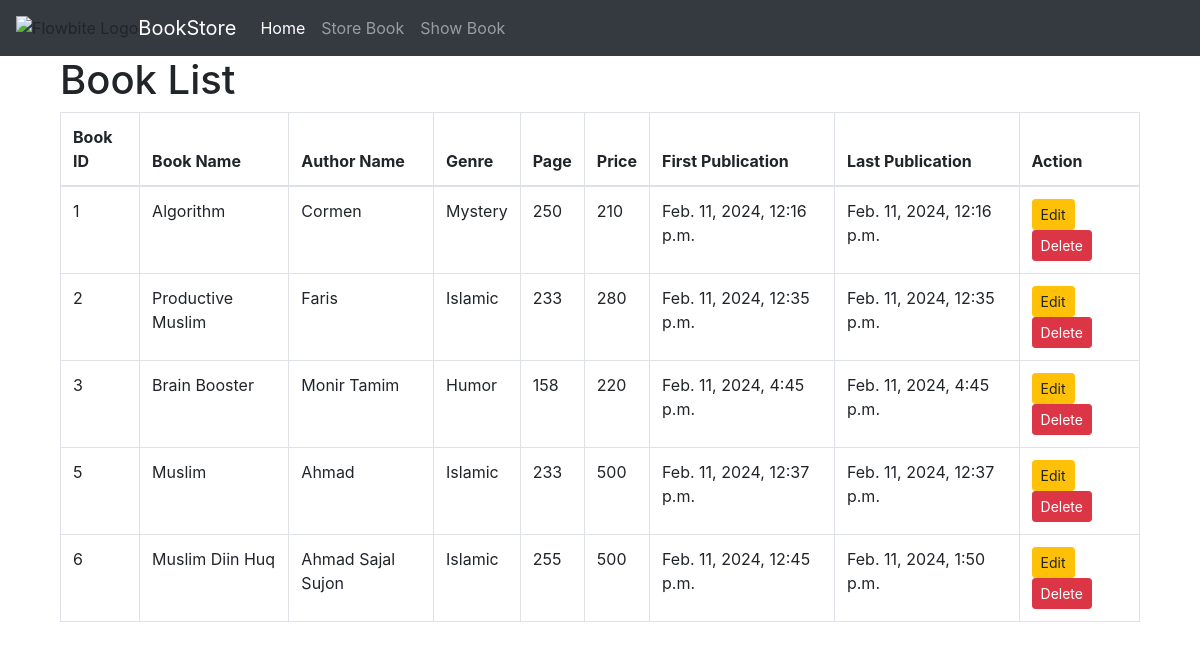
/show_books/, run on the app's committed database.
### book/models.py (models this page shows)
class BookStoreModel(models.Model):
    GENRE = (
        ('Mystery','Mystery'),
        ('Thriller','Thriller'),
        ('Sci-Fi','Sci-Fi'),
        ('Romantic','Romantic'),
        ('Islamic','Islamic'),
        ('Humor','Humor'),
        ('Horror','Horror'),
    )
    id = models.IntegerField(primary_key = True)
    name = models.CharField(max_length = 30)
    author = models.CharField(max_length = 30)
    genre = models.CharField(max_length = 30,choices = GENRE)
    page = models.IntegerField()
    price = models.IntegerField()
    first_pub = models.DateTimeField(auto_now_add = True)
    last_pub = models.DateTimeField(auto_now = True)
    def __str__(self):
        return f"Book : {self.name} -- Author : {self.author}"

### book/views.py (the view)
# urls.py: path('show_books/',show_book, name="show_book"),
def show_book(request):
    book = BookStoreModel.objects.all()
    print(book)
    return render(request,'show_book.html',{'data':book})

### book/templates/show_book.html
{% extends "base.html" %}
{% block content %}
<div style="width: 90%; margin: auto;">
  <h1>Book List</h1>
<table class="table table-bordered">
  <thead>
    <tr>
      <th scope="col">Book ID</th>
      <th scope="col">Book Name</th>
      <th scope="col">Author Name</th>
      <th scope="col">Genre</th>
      <th scope="col">Page</th>
      <th scope="col">Price</th>
      <th scope="col">First Publication</th>
      <th scope="col">Last Publication</th>
      <th scope="col">Action</th>
    </tr>
  </thead>
  <tbody>
    {% for book in data %}
    <tr>
      <td>{{book.id}}</td>
      <td>{{book.name}}</td>
      <td>{{book.author}}</td>
      <td>{{book.genre}}</td>
      <td>{{book.page}}</td>
      <td>{{book.price}}</td>
      <td>{{book.first_pub}}</td>
      <td>{{book.last_pub}}</td>
      <td><a href="{% url 'edit_book' id=book.id %}" class="btn btn-warning btn-sm">Edit</a> <a href="{% url 'delete_book' id=book.id %}" class="btn btn-danger btn-sm">Delete</a></td>
    </tr>
    {% endfor %}
  </tbody>
</table>
{% endblock %}

### book/templates/base.html (shortened to what this page needs)
<!DOCTYPE html>
<html lang="en">
<head>
    <link rel="stylesheet" href="https://cdn.jsdelivr.net/npm/bootstrap@4.0.0/dist/css/bootstrap.min.css">
</head>
<body>
  <nav class="navbar navbar-expand-lg navbar-dark bg-dark">
    <img src="https://flowbite.com/docs/images/logo.svg" class="h-8" alt="Flowbite Logo" />
        <a class="navbar-brand" href="{% url 'homepage' %}">BookStore</a>
        <div class="collapse navbar-collapse" id="navbarSupportedContent">
          <ul class="navbar-nav mr-auto">
            <li class="nav-item active">
              <a class="nav-link" href="{% url 'homepage' %}">Home <span class="sr-only">(current)</span></a>
            </li>
            <li class="nav-item">
              <a class="nav-link" href="{% url 'store_book' %}">Store Book</a>
            </li>
            <li class="nav-item">
              <a class="nav-link" href="{% url 'show_book' %}">Show Book</a>
            </li>
          </ul>
        </div>
      </nav>
{% block content %}{% endblock %}
</body>
</html>

### data on the page
BookStoreModel: id "1", name "Algorithm", author "Cormen", genre "Mystery", page "250", price "210", first_pub "Feb. 11, 2024, 12:16 p.m.", last_pub "Feb. 11, 2024, 12:16 p.m."
BookStoreModel: id "2", name "Productive Muslim", author "Faris", genre "Islamic", page "233", price "280", first_pub "Feb. 11, 2024, 12:35 p.m.", last_pub "Feb. 11, 2024, 12:35 p.m."
BookStoreModel: id "3", name "Brain Booster", author "Monir Tamim", genre "Humor", page "158", price "220", first_pub "Feb. 11, 2024, 4:45 p.m.", last_pub "Feb. 11, 2024, 4:45 p.m."
BookStoreModel: id "5", name "Muslim", author "Ahmad", genre "Islamic", page "233", price "500", first_pub "Feb. 11, 2024, 12:37 p.m.", last_pub "Feb. 11, 2024, 12:37 p.m."
BookStoreModel: id "6", name "Muslim Diin Huq", author "Ahmad Sajal Sujon", genre "Islamic", page "255", price "500", first_pub "Feb. 11, 2024, 12:45 p.m.", last_pub "Feb. 11, 2024, 1:50 p.m."
